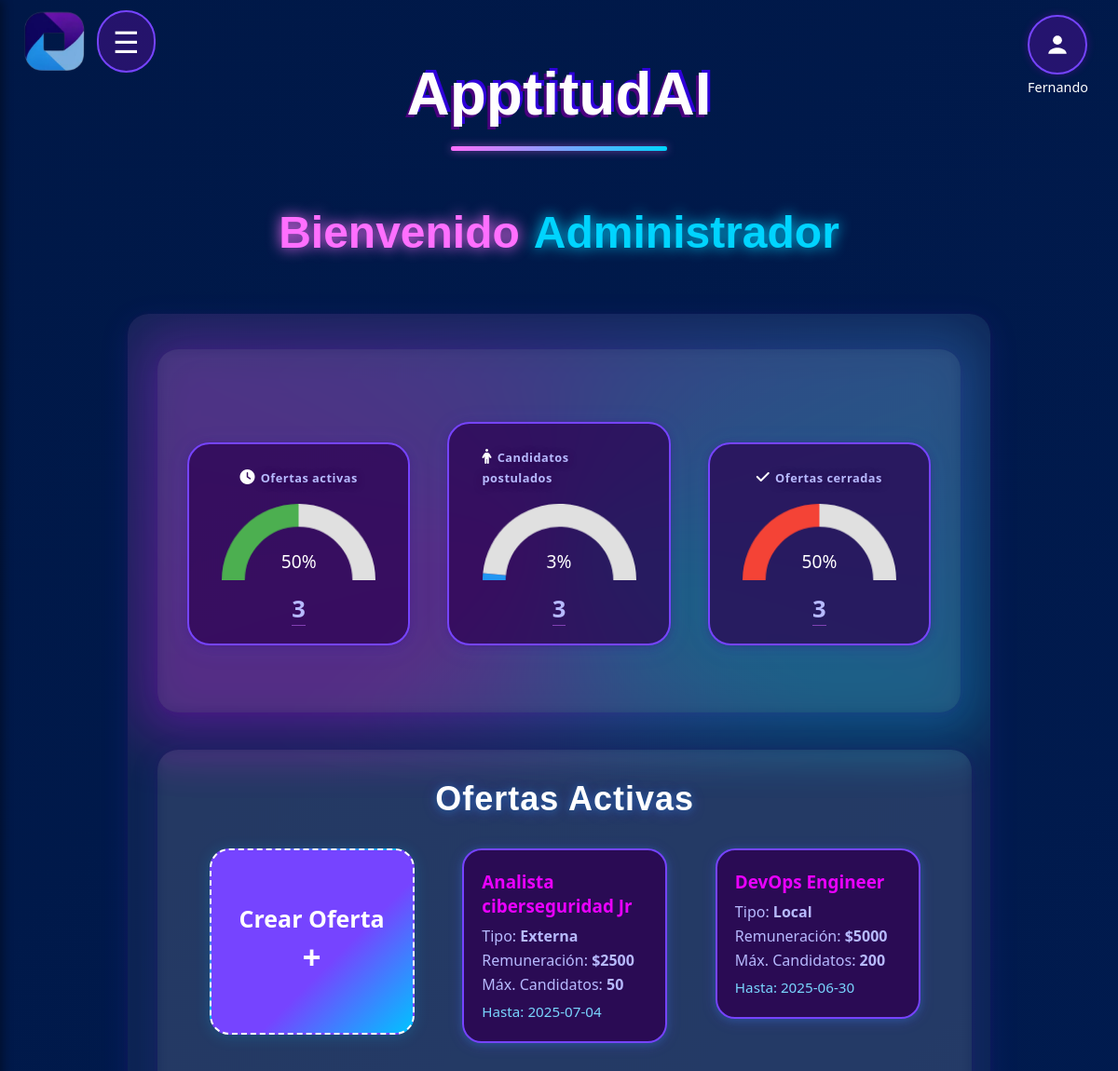
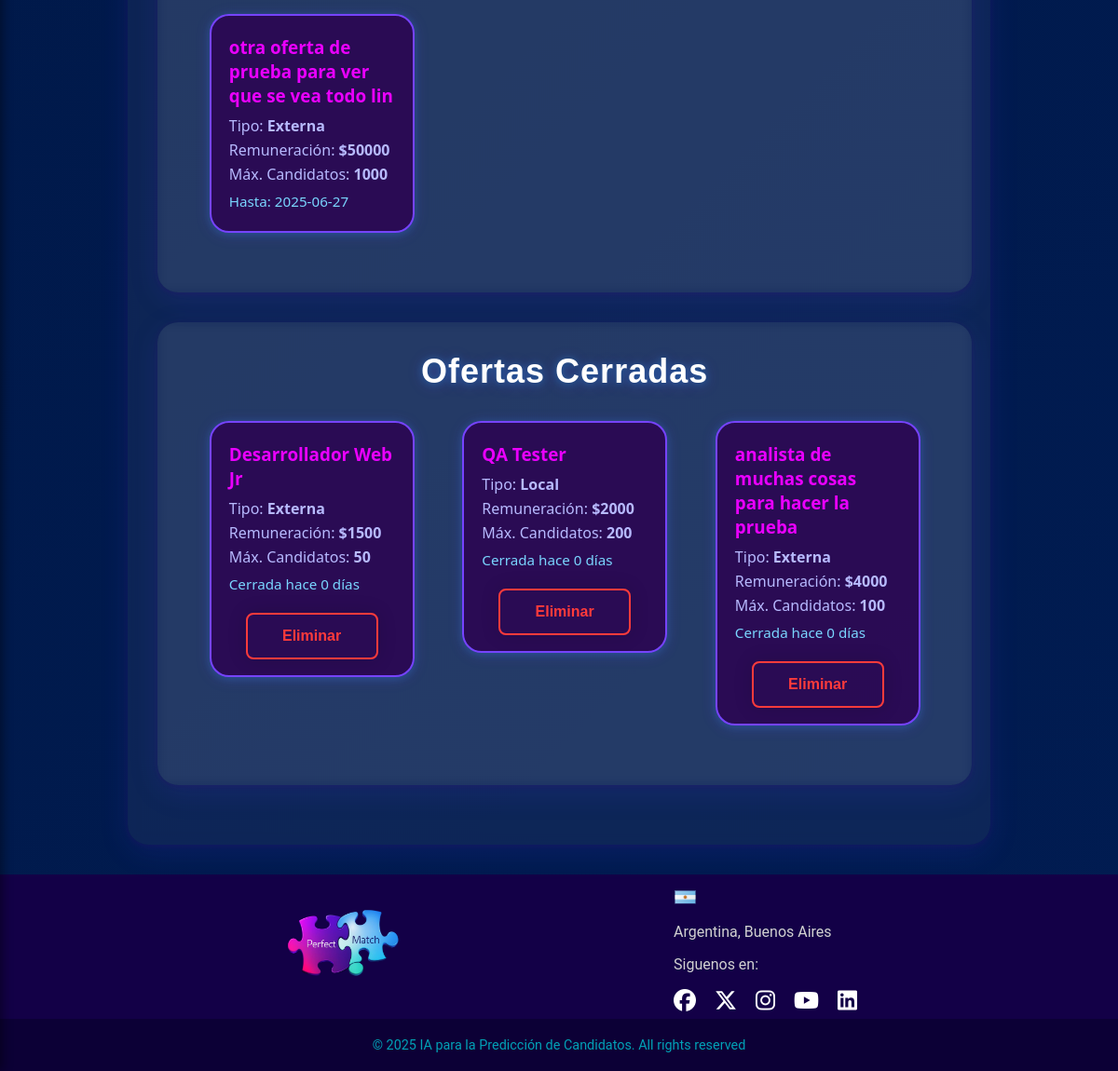
The app's page /predecir (signed in) with its own data (2 pictures, top to bottom).
### app.py (models this page shows)
class OfertaLaboral(db.Model):
    __tablename__ = "oferta_laboral"
    idOfer = db.Column(db.Integer, primary_key=True, autoincrement=True)
    nombre = db.Column(db.String(200), nullable=False, unique=True)
    fecha_cierre = db.Column(db.DateTime, nullable=False)
    max_candidatos = db.Column(db.Integer, nullable=False)
    cant_candidatos = db.Column(db.Integer, nullable=False, default=0)
    remuneracion = db.Column(db.String(50), nullable=False)
    beneficio = db.Column(db.String(200), nullable=True)
    descripcion = db.Column(db.String(200), nullable=True)
    estado = db.Column(db.String(50), nullable=False, default="Activa")
    modalidad = db.Column(db.String(20), nullable=False)
    usuario_responsable = db.Column(db.String(100), nullable=False)
    postulaciones = db.relationship("Postulacion", back_populates="oferta", cascade="all, delete-orphan", lazy=True)
    educaciones = db.relationship("OfertaEducacion", back_populates="oferta", cascade="all, delete-orphan", lazy=True)
    tecnologias = db.relationship("OfertaTecnologia", back_populates="oferta", cascade="all, delete-orphan", lazy=True)
    tecnologias2 = db.relationship("OfertaTecnologia2", back_populates="oferta", cascade="all, delete-orphan", lazy=True)
    habilidades = db.relationship("OfertaHabilidad", back_populates="oferta", cascade="all, delete-orphan", lazy=True)
    habilidades2 = db.relationship("OfertaHabilidad2", back_populates="oferta", cascade="all, delete-orphan", lazy=True)

### app.py (the view, shortened to what this page needs)
@app.route("/predecir", methods=["GET", "POST"])
@login_required(roles=["Admin_RRHH", "Supervisor"])
def predecir():
    plt.close("all")
    ofertas_activas = OfertaLaboral.query.filter_by(estado="Activa").all()
    ofertas_cerradas = OfertaLaboral.query.filter_by(estado="Cerrada").all()
    now = datetime.now()
    total_candidatos = Candidato.query.count()
    oferta_total = OfertaLaboral.query.count()
    cantidad_activas = len(ofertas_activas)
    cantidad_cerradas = len(ofertas_cerradas)
    porcentaje_activas = int((cantidad_activas / oferta_total) * 100) if oferta_total > 0 else 0
    porcentaje_candidatos = int((total_candidatos / 1000) * 100) if total_candidatos > 100 else int((total_candidatos / 100) * 100)
    porcentaje_cerradas = int((cantidad_cerradas / oferta_total) * 100) if oferta_total > 0 else 0
    if session.get("type")=="Admin_RRHH":
        usuario = "Administrador"
    if session.get("type")=="Supervisor":
        usuario = "Supervisor"
    if session.get("type")=="Analista_Datos":
        usuario = "Analista"
    return render_template("index.html",ofertas_activas=ofertas_activas,ofertas_cerradas=ofertas_cerradas,
                           now=now,total_candidatos=total_candidatos,
                           cantidad_activas=cantidad_activas,porcentaje_activas=porcentaje_activas,
                           porcentaje_candidatos = porcentaje_candidatos, cantidad_cerradas = cantidad_cerradas,
                           porcentaje_cerradas = porcentaje_cerradas, usuario=usuario, show_home_icon=False)

### app.py (called while the page is built)
def login_required(roles=None):
    def decorator(f):
        @wraps(f)
        def wrapped(*args, **kwargs):
            if 'username' not in session:
                return redirect(url_for('login'))
            if roles and session.get('type') not in roles:
                return "Acceso no autorizado"
            return f(*args, **kwargs)
        return wrapped
    return decorator

### templates/index.html (shortened to what this page needs)
<!DOCTYPE html>
<html lang="es">
<head>
    <link rel="stylesheet" href="{{ url_for('static', filename='index.css') }}">
    <link rel="stylesheet" href="https://cdnjs.cloudflare.com/ajax/libs/font-awesome/6.5.0/css/all.min.css">
    <link rel="stylesheet" href="{{ url_for('static', filename='css/menu.css') }}">
    <link rel="stylesheet" href="{{ url_for('static', filename='css/header_general.css') }}">
    <link rel="stylesheet" href="{{ url_for('static', filename='css/footer.css') }}">
    <link rel="stylesheet" href="{{ url_for('static', filename='css/fragments/particles.css') }}">
    <link rel="stylesheet" href="{{ url_for('static', filename='css/fragments/titles.css') }}">
</head>
<body >
  {% include "fragments/particles.html" %}
  {% include "layout/header_general.html" %}
  {% include "layout/menu.html" %}
  <main>
    <h1 class="subrayado-multicolor"><p >ApptitudAI</p></h1>
    <h1><p class="title-perfect-violet">Bienvenido</p><p class="title-match-blue">{{ usuario }}</p></h1>
  <div class="prediccion-panel">
    <div class="gauges-container">
      <div class="gauges-section" style="margin-bottom: 40px;">
        <div class="gauge-card">
            <div class="gauge-header">
            <i class="fa-solid fa-clock"></i>
            <span class="gauge-label">Ofertas activas</span>
          </div>
          <div class="gauge-grafico">
              <canvas id="gauge1" width="160" height="80"></canvas>
              <div id="porcentaje1" class="gauge-porcentaje">{{ porcentaje_activas }}%</div>
          </div>
          <div class="gauge-numero">{{ cantidad_activas }}</div>
        </div>
        <div class="gauge-card">
          <div class="gauge-header">
             <i class="fa-solid fa-person"></i>
             <span class="gauge-label">Candidatos postulados</span>
          </div>
          <div class="gauge-grafico">
            <canvas id="gauge2" width="160" height="80"></canvas>
            <div id="porcentaje2" class="gauge-porcentaje">{{ porcentaje_candidatos }}%</div>
          </div>
          <div class="gauge-numero">{{total_candidatos}}</div>
        </div>
        <div class="gauge-card">
          <div class="gauge-header">
            <i class="fa-solid fa-check"></i>
            <span class="gauge-label">Ofertas cerradas</span>
          </div>
          <div class="gauge-grafico">
            <canvas id="gauge3" width="160" height="80"></canvas>
            <div id="porcentaje3" class="gauge-porcentaje">{{ porcentaje_cerradas }}%</div>
          </div>
          <div class="gauge-numero">{{cantidad_cerradas}}</div>
        </div>
      </div>
    </div>
      <div class="ofertas-section">
        <div class="ofertas-title">Ofertas Activas</div>
          <div class="ofertas-grid" id="ofertas-activas-grid">
              <div class="oferta-card add" onclick="window.location.href='/crear_oferta';">
                <div style="font-size: 25px;">Crear Oferta</div>
                <span>+</span>
              </div>
              {% for oferta in ofertas_activas %}
              <div class="oferta-card oferta-activa" data-oferta-id="{{ oferta.idOfer }}">
                <div class="oferta-summary">
                  <h3>{{ oferta.nombre }}</h3>
                  <p>Tipo: <strong>{{ oferta.modalidad or 'Modalidad no especificada' }}</strong></p>
                  <p>Remuneración: <strong>{{ oferta.remuneracion or 'No especificada' }}</strong></p>
                  <p>Máx. Candidatos: <strong>{{ oferta.max_candidatos or 'No especificado' }}</strong></p>
                  <div class="oferta-fecha">Hasta: {{ oferta.fecha_cierre.strftime('%Y-%m-%d') if oferta.fecha_cierre else 'Sin fecha' }}</div>
                </div>
              </div>
              {% endfor %}
          </div>
      </div>
      <div class="ofertas-section">
        <div class="ofertas-title">Ofertas Cerradas</div>
          <div class="ofertas-grid" id="ofertas-cerradas-grid">
            {% for oferta in ofertas_cerradas %}
            <div class="oferta-card oferta-cerrada" data-oferta-id="cerrada-{{ oferta.idOfer }}">
              <div class="oferta-summary">
                <h3>{{ oferta.nombre }}</h3>
                <p>Tipo: <strong>{{ oferta.modalidad or 'Modalidad no especificada' }}</strong></p>
                <p>Remuneración: <strong>{{ oferta.remuneracion or 'No especificada' }}</strong></p>
                <p>Máx. Candidatos: <strong>{{ oferta.max_candidatos or 'No especificado' }}</strong></p>
                <p class="oferta-fecha">Cerrada hace {{ (now - oferta.fecha_cierre).days }} días</p>
              </div>
              {% if session.get('type') == 'Admin_RRHH' %}
                <form method="POST" action="{{ url_for('eliminar_oferta', idOfer=oferta.idOfer) }}" style="width:100%; margin-top: 16px;">
                  <button type="submit" class="btn-eliminar-oferta{% if (now - oferta.fecha_cierre).days > 1 %} cerrada-mas-1dia{% endif %}">Eliminar</button>
                </form>
              {% endif %}
            </div>
            {% endfor %}
          </div>
      </div>
    </div>
<script>
const gaugeColors = [
    ['#4caf50', '#e0e0e0'],
    ['#2196f3', '#e0e0e0'],
    ['#f44336', '#e0e0e0']
    ];
function createGauge(ctx, value, max, colors) {
    return new Chart(ctx, {
        type: 'doughnut',
        data: {
            datasets: [{
                data: [value, max - value],
                backgroundColor: colors,
                borderWidth: 0
            }]
        },
        options: {
            rotation: -90,
            circumference: 180,
            cutout: '70%',
            plugins: {
                legend: { display: false },
                tooltip: { enabled: false },
                title: { display: false },
            },
            responsive: false
        }
    });
}
    createGauge(document.getElementById('gauge1'), parseInt(document.getElementById('porcentaje1').textContent), 100, gaugeColors[0]);
    createGauge(document.getElementById('gauge2'), parseInt(document.getElementById('porcentaje2').textContent), 100, gaugeColors[1]);
    createGauge(document.getElementById('gauge3'), parseInt(document.getElementById('porcentaje3').textContent), 100, gaugeColors[2]);
    </script>
  </main>
  {% include "layout/footer.html" %}
</body>
</html>

### static/css/footer.css (style rules this page uses)
html, body { scrollbar-width: thin; scrollbar-color: #7644ff #1a085a; }

### static/css/fragments/titles.css (style rules this page uses)
.title-perfect-violet { color: #ff6fff; text-shadow: 0 0 15px #ff6fff; animation: fadeInUp 1s ease-out 0.4s both; margin: 20px 0; }
.title-match-blue { color: #00d4ff; text-shadow: 0 0 15px #00d4ff; animation: fadeInRight 1s ease-out 0.6s both; margin: 20px 0; }
.subrayado-multicolor { font-family: "Erica One", sans-serif; font-size: 4rem; width: fit-content; text-align: center; border-radius: 32px; border: none; color: #fefefe; text-shadow: -3px 3px 0px #49007e, 3px -3px 0px #2f00d9; transition: all 0.3s ease-in-out; min-width: 100%; display: flex; align-items: center; justify-content: center; gap: 15px; margin: 0; padding: 0; position: relative; }
.subrayado-multicolor::before { content: ''; position: absolute; bottom: 40px; width: 25%; height: 5px; background: linear-gradient(90deg, #ff6fff, #00d4ff); border-radius: 2px; box-shadow: 0 0 10px rgba(255, 111, 255, 0.5); }

### records on screen
OfertaLaboral: nombre "Analista ciberseguridad Jr", modalidad "Externa", remuneracion "$2500", max_candidatos "50", fecha_cierre "2025-07-04"
OfertaLaboral: nombre "DevOps Engineer", modalidad "Local", remuneracion "$5000", max_candidatos "200", fecha_cierre "2025-06-30"
OfertaLaboral: nombre "otra oferta de prueba para ver que se vea todo lin", modalidad "Externa", remuneracion "$50000", max_candidatos "1000", fecha_cierre "2025-06-27"
OfertaLaboral: nombre "Desarrollador Web Jr", modalidad "Externa", remuneracion "$1500", max_candidatos "50", (now-oferta.fecha_cierre).days "0"
OfertaLaboral: nombre "QA Tester", modalidad "Local", remuneracion "$2000", max_candidatos "200", (now-oferta.fecha_cierre).days "0"
OfertaLaboral: nombre "analista de muchas cosas para hacer la prueba", modalidad "Externa", remuneracion "$4000", max_candidatos "100", (now-oferta.fecha_cierre).days "0"

### other values on screen
{{ session.get('username') }} "Fernando"
{{ usuario }} "Administrador"
{{ porcentaje_activas }} "50"
{{ cantidad_activas }} "3"
{{ porcentaje_candidatos }} "3"
{{ total_candidatos }} "3"
{{ porcentaje_cerradas }} "50"
{{ cantidad_cerradas }} "3"
